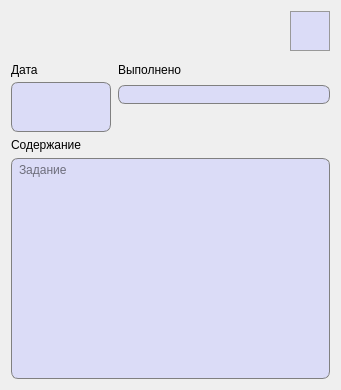
<?xml version="1.0" encoding="UTF-8"?>
<ui version="4.0">
 <class>ViewTask</class>
 <widget class="QDialog" name="ViewTask">
  <property name="geometry">
   <rect>
    <x>0</x>
    <y>0</y>
    <width>341</width>
    <height>390</height>
   </rect>
  </property>
  <property name="windowTitle">
   <string>Информация о заказе</string>
  </property>
  <layout class="QGridLayout" name="gridLayout_2">
   <item row="0" column="1">
    <widget class="QPushButton" name="updateTaskButton">
     <property name="minimumSize">
      <size>
       <width>40</width>
       <height>40</height>
      </size>
     </property>
     <property name="toolTip">
      <string>Редактировать информацию</string>
     </property>
     <property name="styleSheet">
      <string notr="true">QPushButton {
	background-color: #dbdcf7;
	border: 1px solid #999999;
}

QPushButton:hover {
	background-color: #d5d6f0;
	border: 1px solid #acacac;
}

QPushButton:pressed {
	background-color: #cbcde6;
	border: 2px solid #999999;
}</string>
     </property>
     <property name="text">
      <string/>
     </property>
     <property name="icon">
      <iconset resource="images.qrc">
       <normaloff>:/images/edit.png</normaloff>:/images/edit.png</iconset>
     </property>
     <property name="iconSize">
      <size>
       <width>32</width>
       <height>32</height>
      </size>
     </property>
    </widget>
   </item>
   <item row="0" column="0">
    <spacer name="horizontalSpacer">
     <property name="orientation">
      <enum>Qt::Horizontal</enum>
     </property>
     <property name="sizeHint" stdset="0">
      <size>
       <width>40</width>
       <height>20</height>
      </size>
     </property>
    </spacer>
   </item>
   <item row="1" column="0" colspan="2">
    <layout class="QGridLayout" name="gridLayout">
     <property name="horizontalSpacing">
      <number>7</number>
     </property>
     <property name="verticalSpacing">
      <number>0</number>
     </property>
     <item row="0" column="0">
      <widget class="QLabel" name="label_8">
       <property name="minimumSize">
        <size>
         <width>0</width>
         <height>25</height>
        </size>
       </property>
       <property name="text">
        <string>Дата</string>
       </property>
      </widget>
     </item>
     <item row="1" column="0">
      <widget class="QLineEdit" name="dateLine">
       <property name="minimumSize">
        <size>
         <width>100</width>
         <height>25</height>
        </size>
       </property>
       <property name="maximumSize">
        <size>
         <width>100</width>
         <height>16777215</height>
        </size>
       </property>
       <property name="font">
        <font>
         <pointsize>10</pointsize>
        </font>
       </property>
       <property name="styleSheet">
        <string notr="true">QLineEdit {
	border: 1px solid gray;
    border-radius: 7px;
    background-color: #dbdcf7;
	padding-left: 3px;
	border-bottom-left-radius: 0px;
	border-bottom-right-radius: 0px;
	border-bottom: none;
}</string>
       </property>
      </widget>
     </item>
     <item row="0" column="1">
      <widget class="QLabel" name="label_2">
       <property name="minimumSize">
        <size>
         <width>0</width>
         <height>25</height>
        </size>
       </property>
       <property name="text">
        <string>Выполнено</string>
       </property>
      </widget>
     </item>
     <item row="1" column="1">
      <widget class="QLineEdit" name="isFulfilledLine">
       <property name="font">
        <font>
         <pointsize>10</pointsize>
        </font>
       </property>
       <property name="styleSheet">
        <string notr="true">QLineEdit {
	border: 1px solid gray;
    border-radius: 7px;
    background-color: #dbdcf7;
	padding-left: 3px;
}</string>
       </property>
      </widget>
     </item>
     <item row="2" column="0">
      <widget class="QLineEdit" name="timeLine">
       <property name="minimumSize">
        <size>
         <width>100</width>
         <height>25</height>
        </size>
       </property>
       <property name="maximumSize">
        <size>
         <width>100</width>
         <height>16777215</height>
        </size>
       </property>
       <property name="font">
        <font>
         <pointsize>10</pointsize>
        </font>
       </property>
       <property name="styleSheet">
        <string notr="true">QLineEdit {
	border: 1px solid gray;
    border-radius: 7px;
    background-color: #dbdcf7;
	padding-left: 3px;
	border-top-left-radius: 0px;
	border-top-right-radius: 0px;
	border-top: none;
}</string>
       </property>
      </widget>
     </item>
    </layout>
   </item>
   <item row="2" column="0" colspan="2">
    <layout class="QGridLayout" name="gridLayout_3">
     <item row="0" column="0" colspan="2">
      <widget class="QLabel" name="label">
       <property name="text">
        <string>Содержание</string>
       </property>
      </widget>
     </item>
     <item row="1" column="0" colspan="2">
      <widget class="QTextEdit" name="contentLine">
       <property name="styleSheet">
        <string notr="true">QTextEdit {
	border: 1px solid gray;
    border-radius: 7px;
    background-color: #dbdcf7;
	padding-left: 3px;
}</string>
       </property>
       <property name="placeholderText">
        <string>Задание</string>
       </property>
      </widget>
     </item>
    </layout>
   </item>
  </layout>
 </widget>
 <resources>
  <include location="images.qrc"/>
 </resources>
 <connections/>
</ui>
